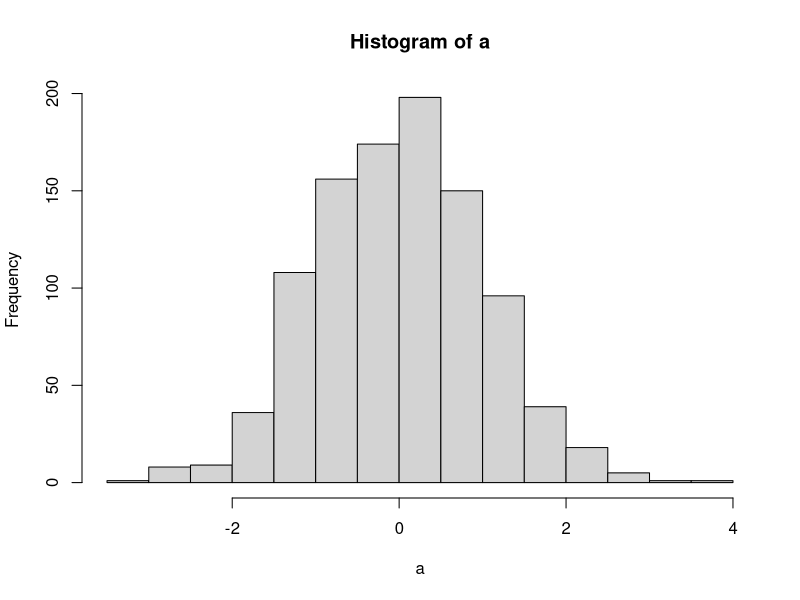
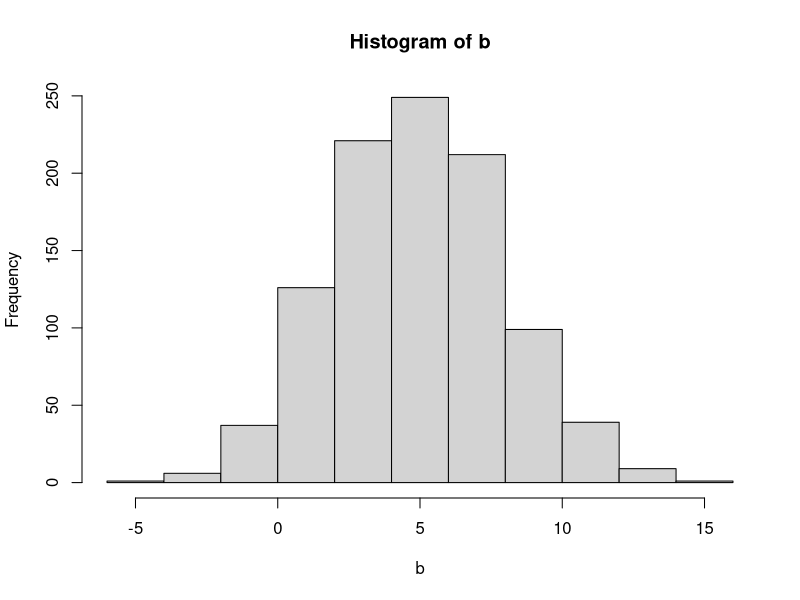
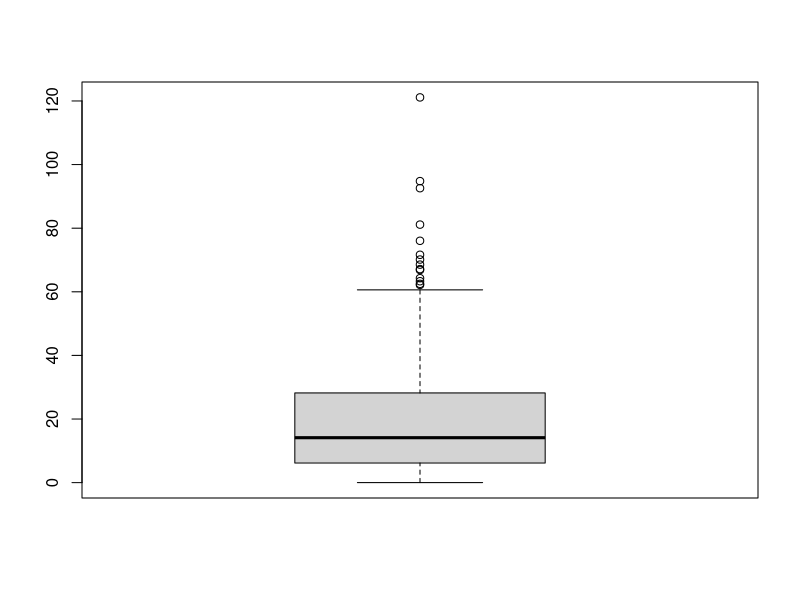

Reproduce these figures in R, in order.
#1
a <- rnorm(1000)
hist(a)
b <- rnorm(1000, mean=5,sd = 3)
hist(b)
#2
a <- rexp(500,1/20)
#a)
mean(a)
#b)
quantile(a,0.33)
#c)
boxplot(a)
